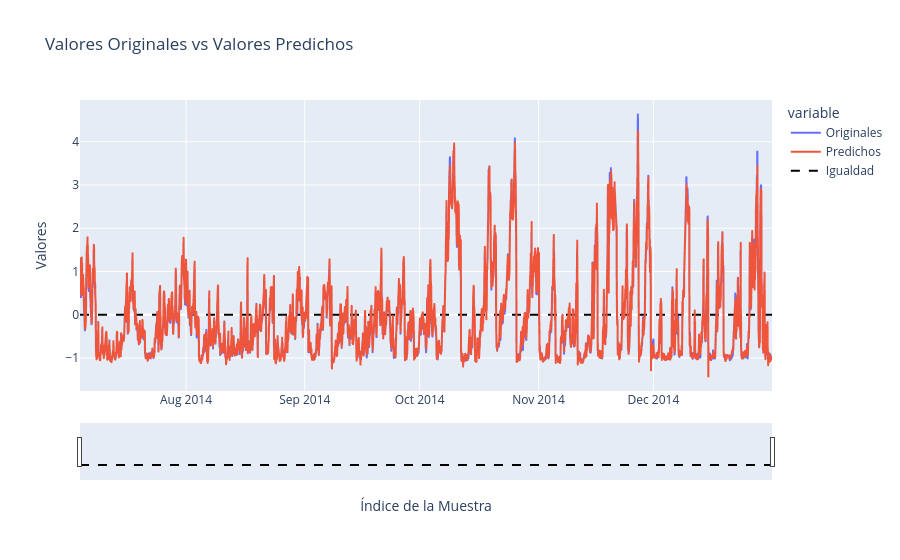

Notebook code for this chart:
### Code cell
# Crea un DataFrame con los datos originales y los predichos
df = pd.DataFrame({'Originales': valY.flatten(), 'Predichos': prediccionLSTM.flatten()})
df.index = val_date

fecha_inicio = df.index[0]
fecha_fin = df.index[-1]


fig = px.line(df, title='Valores Originales vs Valores Predichos')
fig.update_xaxes(rangeslider_visible=True, title='Índice de la Muestra', range=[fecha_inicio, fecha_fin])
fig.update_yaxes(title='Valores')


fig.add_trace(go.Scatter(x=df.index, y=[0] * len(df), mode='lines', name='Igualdad', line=dict(color='black', dash='dash')))
dfLSTM = df
fig.show()

### Figure 1 — Plotly figure (JSON) as saved in the notebook; plotly's stock layout.template omitted (floating-point values rounded to 4 significant figures; data arrays with more than 128 entries replaced by an {"elided": "..."} marker saying what was removed)
{"data": [{"hovertemplate": "variable=Originales<br>index=%{x}<br>value=%{y}<extra></extra>", "legendgroup": "Originales", "line": {"color": "#636efa", "dash": "solid"}, "marker": {"symbol": "circle"}, "mode": "lines", "name": "Originales", "showlegend": true, "type": "scattergl", "x": {"elided": "4336 str values"}, "xaxis": "x", "y": {"elided": "4336 float values"}, "yaxis": "y"}, {"hovertemplate": "variable=Predichos<br>index=%{x}<br>value=%{y}<extra></extra>", "legendgroup": "Predichos", "line": {"color": "#EF553B", "dash": "solid"}, "marker": {"symbol": "circle"}, "mode": "lines", "name": "Predichos", "showlegend": true, "type": "scattergl", "x": {"elided": "4336 str values"}, "xaxis": "x", "y": {"elided": "4336 float values"}, "yaxis": "y"}, {"line": {"color": "black", "dash": "dash"}, "mode": "lines", "name": "Igualdad", "type": "scatter", "x": {"elided": "4336 str values"}, "y": {"elided": "4336 int values"}}], "layout": {"legend": {"title": {"text": "variable"}, "tracegroupgap": 0}, "title": {"text": "Valores Originales vs Valores Predichos"}, "xaxis": {"anchor": "y", "domain": [0, 1], "range": ["2014-07-04T08:00:00", "2014-12-31T23:00:00"], "rangeslider": {"visible": true}, "title": {"text": "Índice de la Muestra"}}, "yaxis": {"anchor": "x", "domain": [0, 1], "title": {"text": "Valores"}}}}
